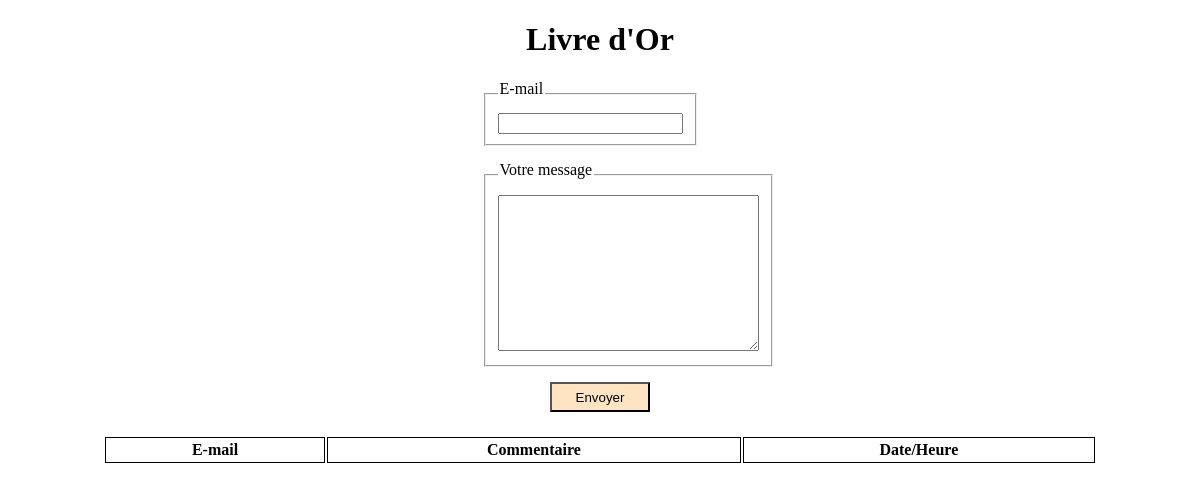
Before: / with the older database file.
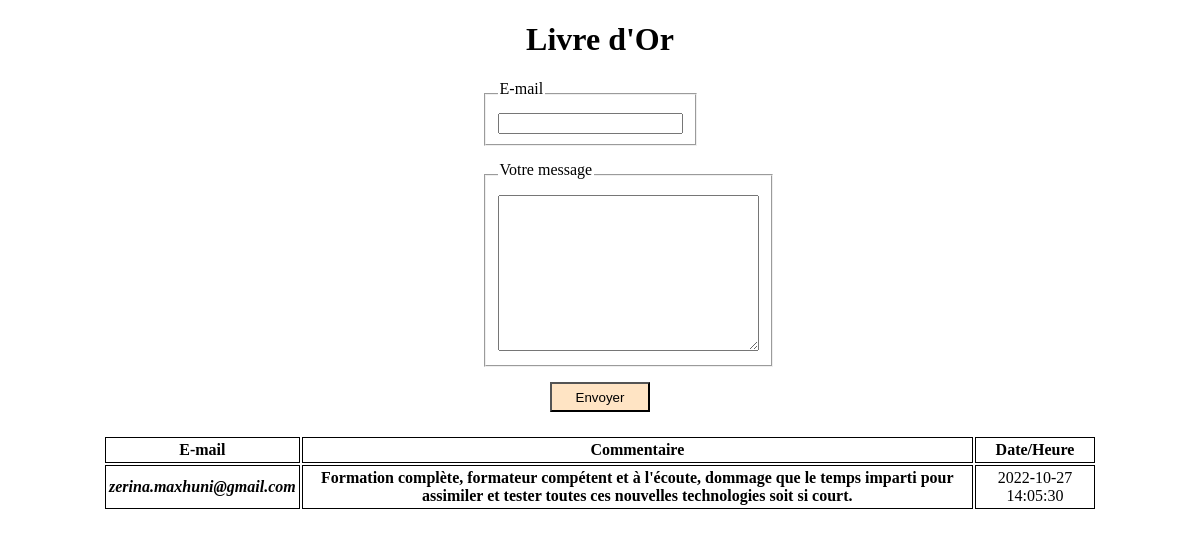
After: the same page with the newer database file.
### tables this page shows
CREATE TABLE `comments` (
  `message_id` bigint(7) UNSIGNED NOT NULL,
  `txt_message` varchar(400) NOT NULL,
  `txt_email` varchar(25) NOT NULL,
  `date` datetime DEFAULT NULL
);

### classes/database_handler.class.php (called while the page is built, shortened)
<?php
    class DatabaseHandler {
        private $username = 'dev';
        private $password = '123';
        public $connection = null;
        public function connectToDatabase() {
            try{
                $this -> connection = new PDO("mysql:host=". DatabaseHandler::DBURL."; dbname=" . DatabaseHandler::DBNAME, $this -> username, $this -> password);
                $this -> connection -> exec("set names utf8");
            } catch (PDOException $exception) {
                echo("Pas de connexion.");
            }
            return $this -> connection;
        }
    }
?>

### classes/message.class.php (called while the page is built, shortened)
<?php
    class Message {
        public $db;
        public function __construct($db){
        $this->db = $db;
        }
        public function readMessage (): array {
            $query = $this->db->query("SELECT * FROM comments ORDER BY date DESC");
            $result = $query->fetchAll();
            return $result;
        }
    }
?>

### index.php (the view, shortened to what this page needs)
<?php
require './classes/database_handler.class.php';
require  './classes/message.class.php';
$database = new DatabaseHandler();
$comment = new Message($database->connectToDatabase());
?>
<!DOCTYPE html>
<html lang="fr">
<head>
    <link rel="stylesheet" href="style.css">
</head>
    <body>
        <div class="container">
            <h1>Livre d'Or</h1>
            <form method="POST">
                <fieldset class="form-group">
                    <legend>E-mail</legend>
                    <input type="email" name="txt_email" >
                </fieldset>
                <fieldset class="form-group">
                    <legend>Votre message</legend>
                    <textarea name="txt_message" cols="30" rows="10"></textarea>
                </fieldset>
                <button value="submit" name='sub' class="btn">Envoyer</button>
            </form>
        </div>
        <div class="table">
            <table>
                <tr>
                    <th>E-mail</th>
                    <th>Commentaire</th>
                    <th>Date/Heure</th>
                </tr>
                <?php
                $messages=$comment->readMessage();
                foreach($messages as $object) {
                echo "
                <tr>
                    <td style='font-style:italic;font-weight:bold;'>" .$object["txt_email"] .
                    "<td style='font-weight:800'>" .$object["txt_message"]."</td>" .
                    "<td>" .$object["date"]."</td>
                </tr>";}
                ?>
            </table>
        </div>
    </body>
</html>

### style.css (style rules this page uses)
h1 { text-align: center; }
form { width:20%; display: flex; flex-wrap: wrap; margin: auto; padding-bottom: 20px; }
.form-group { margin-bottom: 15px; }
legend { padding-bottom: 10px; }
button { margin: auto; width: 100px; height: 30px; background-color: bisque; }
table { margin: auto; width: 1000px; padding: 3px; }
th, td { border: solid 1px black; padding: 3px; text-align: center; }

Changed rows visible on the page:
added comments: txt_email "zerina.maxhuni@gmail.com", txt_message "Formation complète, formateur compétent et à l'écoute, dommage que le temps imparti pour assimiler et tester toutes ces nouvelles technologies soit si court.", date "2022-10-27 14:05:30"
